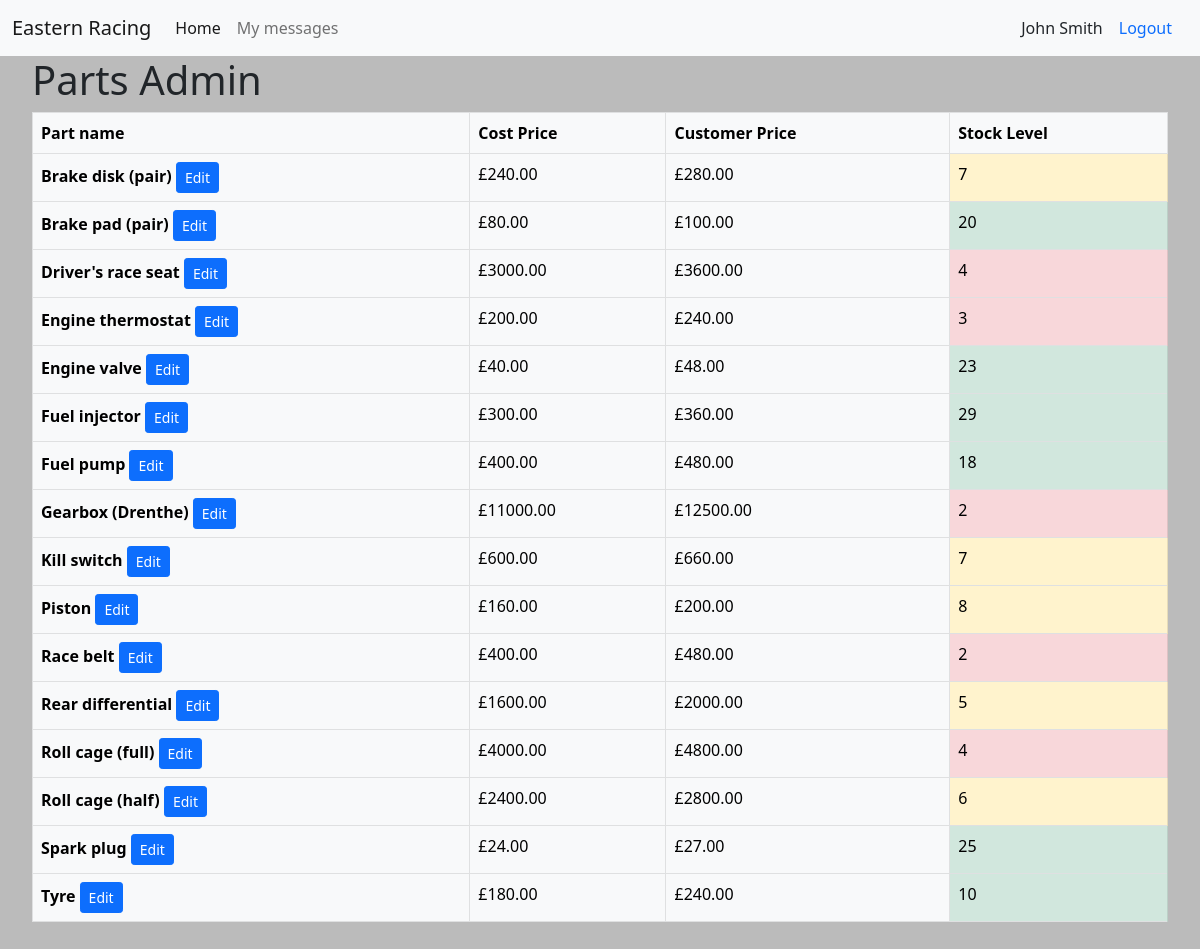
The page /parts/parts_admin/ (signed in) on the database as committed earlier.
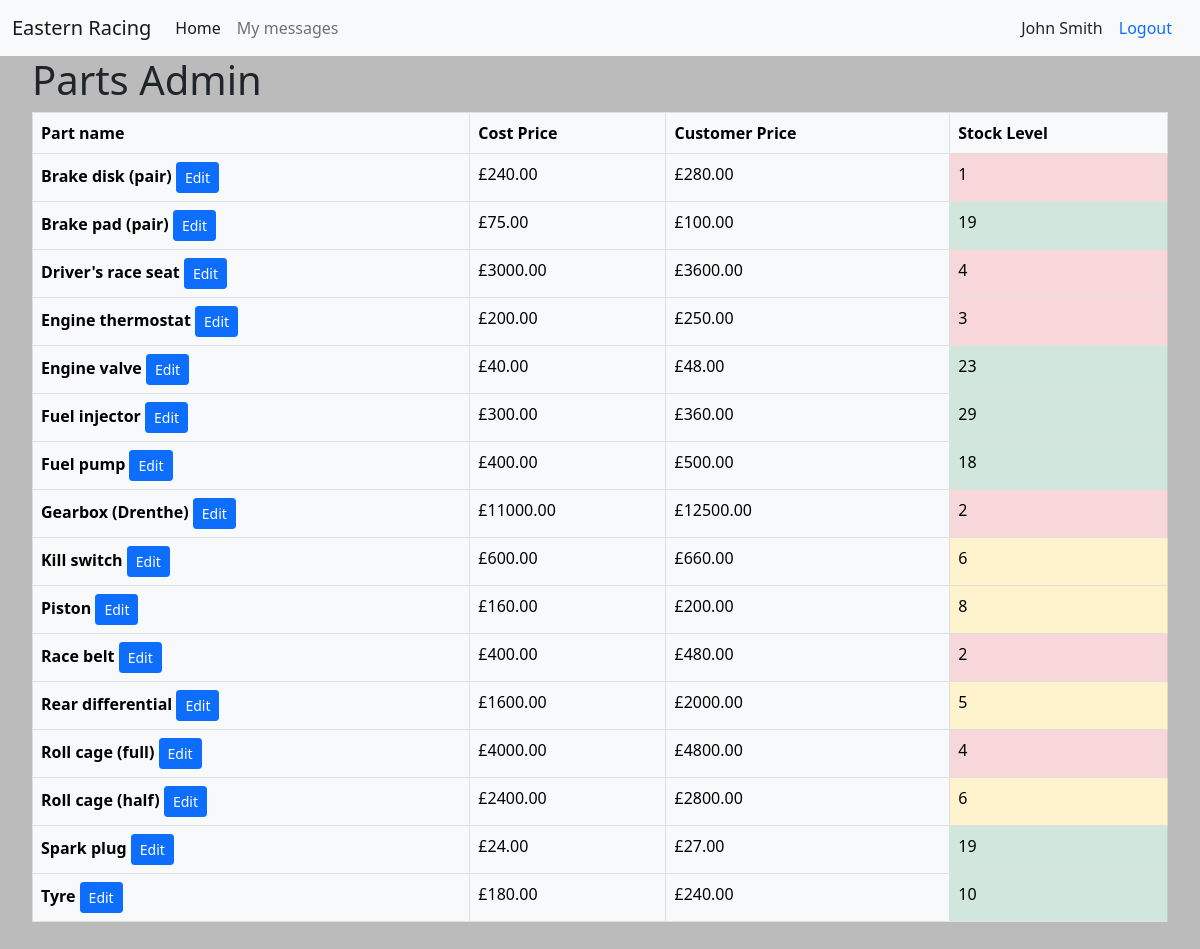
The same page on the database as committed later.
### parts/models.py (models this page shows, shortened)
class Part(models.Model):
    name = models.CharField(max_length=200)
    cost_price = models.DecimalField(max_digits=10, decimal_places=2)
    customer_price = models.DecimalField(max_digits=10, decimal_places=2)
    stock_level = models.PositiveIntegerField()

### parts/views.py (the view)
# urls.py: path('parts_admin/', views.parts_admin, name='parts-admin'),
@login_required
def parts_admin(request):
    parts = Part.objects.all().order_by('name')
    context = {
        'parts': parts,
    }
    return render(request, 'parts/parts_admin.html', context)

### parts/templates/parts/parts_admin.html (shortened to what this page needs)
{% extends 'cars/base.html' %}
{% load crispy_forms_tags %}
{% block content %}
<h1>Parts Admin</h1>
<table class="table table-light table-hover table-bordered">
    <thead>
        <tr>
            <th scope="col">Part name</th>
            <th class="scope:col">Cost Price</th>
            <th class="scope:col">Customer Price</th>
            <th class="scope:col">Stock Level</th>
        </tr>
    </thead>
    <tbody>
        {% for part in parts %}
        <tr>
            <th class="scope:row">{{ part.name }}
                <a class="btn-sm btn btn-primary" href="{% url 'parts:part-details' part.id %}">Edit</a>
            </th>
            <td>£{{ part.cost_price }}</td>
            <td>£{{ part.customer_price }}</td>
            <td class="
                {% if part.stock_level < 5 %}
                    table-danger
                {% elif part.stock_level < 10 %}
                    table-warning
                {% else %}
                    table-success
                {% endif %}
            ">{{ part.stock_level }}</td>
        </tr>
        {% endfor %}
    </tbody>
</table>
{% endblock content %}

Rows that differ between the two databases and show on the page:
changed Part "Brake disk (pair)": stock_level "7" → "1"
changed Part "Brake pad (pair)": cost_price "80.00" → "75.00"; stock_level "20" → "19"
changed Part "Engine thermostat": customer_price "240.00" → "250.00"
changed Part "Fuel pump": customer_price "480.00" → "500.00"
changed Part "Kill switch": stock_level "7" → "6"
changed Part "Spark plug": stock_level "25" → "19"
